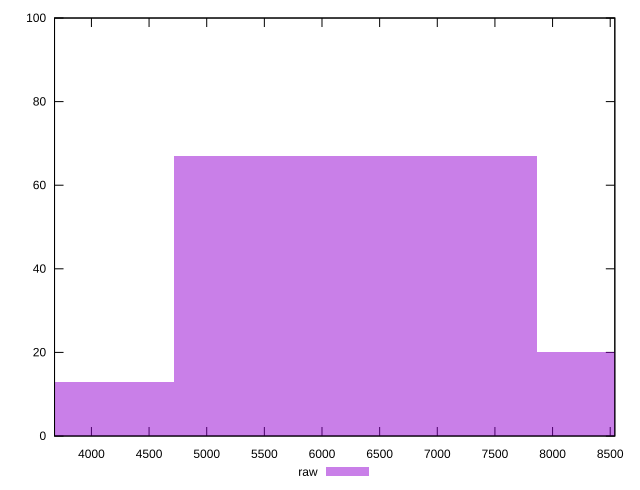

Reproduce this figure in gnuplot.
reset

$raw <<EOF
6290.439752896191 67
9435.659629344285 20
3145.2198764480954 13
EOF

set key outside below
set boxwidth 3145.2198764480954
set xrange [3680:8540]
set yrange [0:100]
set trange [0:100]
set style fill transparent solid 0.5 noborder
set terminal svg size 640, 490 enhanced background rgb 'white'
set output "report_00015_2021-02-09T16-11-33.973Z/uses-text-compression/samples/pages/raw/histogram.svg"

plot $raw title "raw" with boxes

reset
